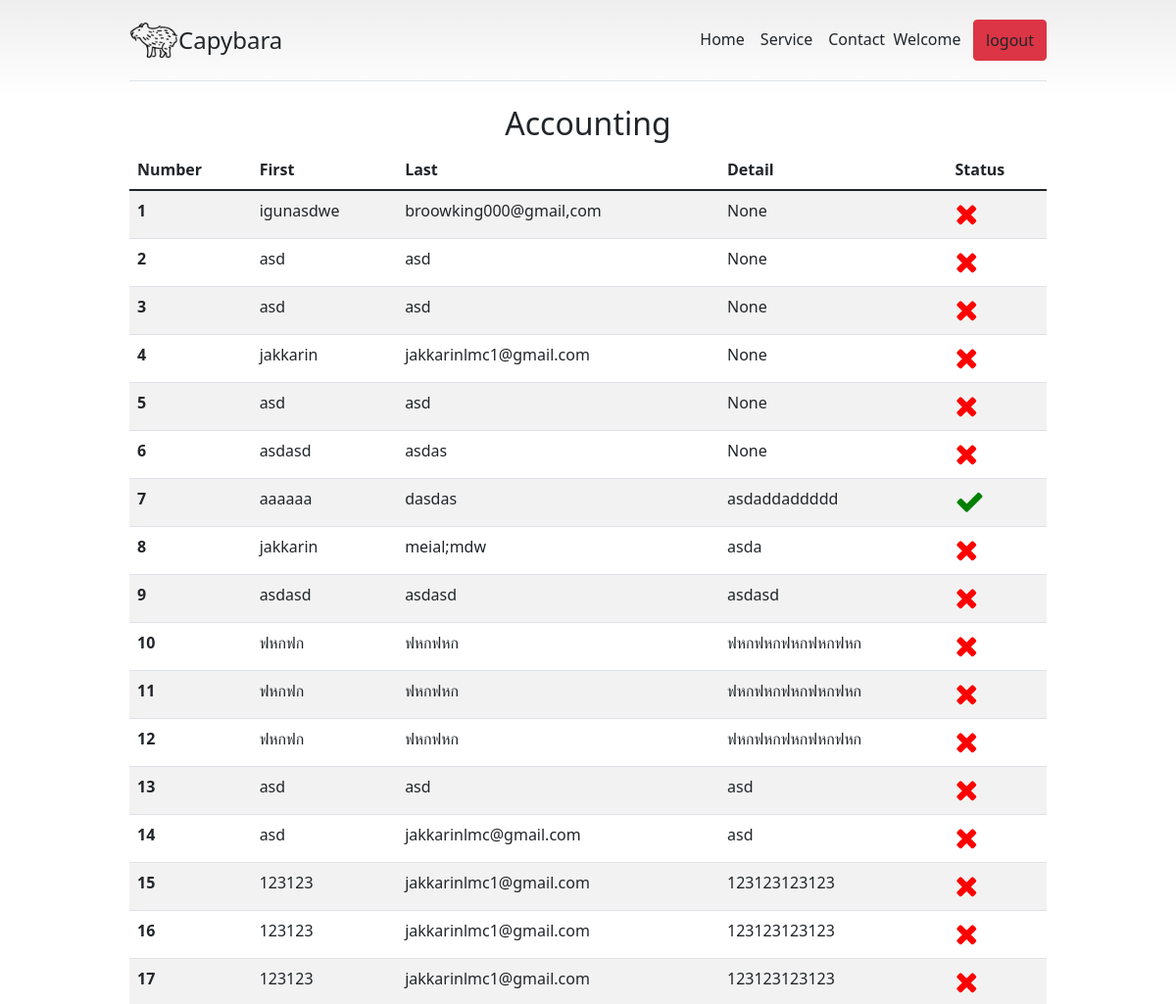
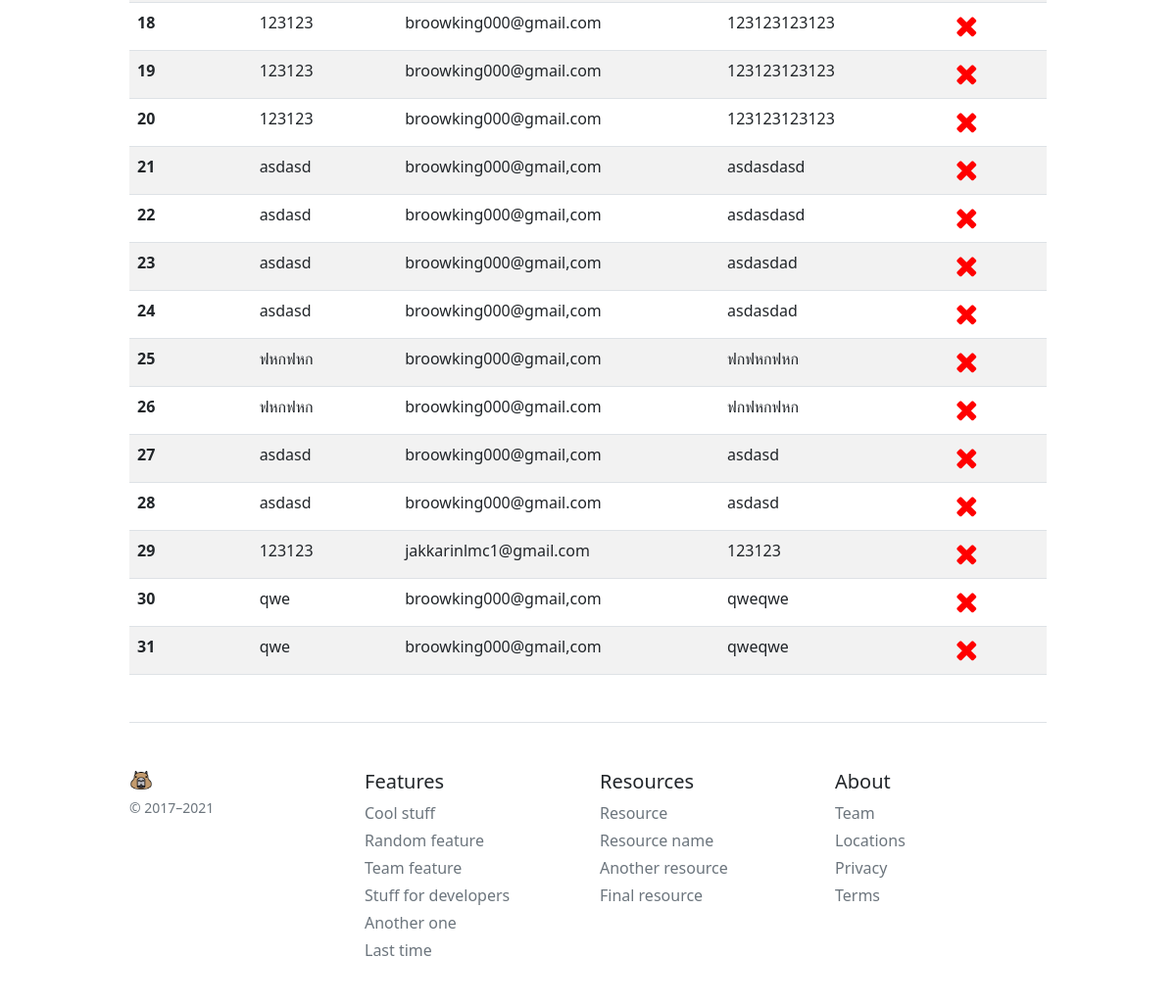
The app's page /account/ (signed in) with its own data (2 pictures, top to bottom).
### company/models.py (models this page shows, shortened)
class ContactUs(models.Model):
    title = models.CharField(max_length=200)
    email = models.CharField(max_length=200)
    description = models.TextField(null=True, blank=True)
    check_box = models.BooleanField(default=False)

### company/views.py (the view)
# urls.py: path('account/', Account, name = 'account'), #acc หน้าใช้ url webApp acc หลังใช้ใน base.html
def Account(request):
    accounting = ContactUs.objects.all()
    Acc_contact = {'accounting':accounting}
    return render(request, 'company/accounting.html',Acc_contact)

### company/template/company/Accounting.html (shortened to what this page needs)
{% extends 'company/base.html' %}
{% load static %}
{% block content %}
<table class="table table-striped">
    <thead>
      <tr>
        <th scope="col">Number</th>
        <th scope="col">First</th>
        <th scope="col">Last</th>
        <th scope="col">Detail</th>
        <th scope="col">Status</th>
      </tr>
    </thead>
    <tbody>
      <center><h2>Accounting</h2></center>
      {% for ac in accounting %}
      <tr>
        <th scope="row">{{forloop.counter}}</th>
        <td>{{ac.title}}</td>
        <td>{{ac.email}}</td>
        <td>{{ac.description}}</td>
        {% if ac.check_box == True %}
          <td><i class="fa fa-check" style="font-size: 30px;color:green;"></i></td>
        {% else %}
          <td><i class="fa fa-times" style="font-size:30px;color:red;"></i></td>
        {% endif %}
      </tr>
      {% endfor %}
    </tbody>
  </table>
{% endblock content %}

### static/css/pricing.css (style rules this page uses)
body { background-image: linear-gradient(180deg, #eee, #fff 100px, #fff); }

### records on screen
ContactUs: title "igunasdwe", email "broowking000@gmail,com", description "None", check_box False (drawn)
ContactUs: title "asd", email "asd", description "None", check_box False (drawn)
ContactUs: title "asd", email "asd", description "None", check_box False (drawn)
ContactUs: title "jakkarin", email "jakkarinlmc1@gmail.com", description "None", check_box False (drawn)
ContactUs: title "asd", email "asd", description "None", check_box False (drawn)
ContactUs: title "asdasd", email "asdas", description "None", check_box False (drawn)
ContactUs: title "aaaaaa", email "dasdas", description "asdaddaddddd", check_box True (drawn)
ContactUs: title "jakkarin", email "meial;mdw", description "asda", check_box False (drawn)
ContactUs: title "asdasd", email "asdasd", description "asdasd", check_box False (drawn)
ContactUs: title "ฟหกฟก", email "ฟหกฟหก", description "ฟหกฟหกฟหกฟหกฟหก", check_box False (drawn)
ContactUs: title "ฟหกฟก", email "ฟหกฟหก", description "ฟหกฟหกฟหกฟหกฟหก", check_box False (drawn)
ContactUs: title "ฟหกฟก", email "ฟหกฟหก", description "ฟหกฟหกฟหกฟหกฟหก", check_box False (drawn)
ContactUs: title "asd", email "asd", description "asd", check_box False (drawn)
ContactUs: title "asd", email "jakkarinlmc@gmail.com", description "asd", check_box False (drawn)
ContactUs: title "123123", email "jakkarinlmc1@gmail.com", description "123123123123", check_box False (drawn)
ContactUs: title "123123", email "jakkarinlmc1@gmail.com", description "123123123123", check_box False (drawn)
ContactUs: title "123123", email "jakkarinlmc1@gmail.com", description "123123123123", check_box False (drawn)
ContactUs: title "123123", email "broowking000@gmail.com", description "123123123123", check_box False (drawn)
ContactUs: title "123123", email "broowking000@gmail.com", description "123123123123", check_box False (drawn)
ContactUs: title "123123", email "broowking000@gmail.com", description "123123123123", check_box False (drawn)
ContactUs: title "asdasd", email "broowking000@gmail,com", description "asdasdasd", check_box False (drawn)
ContactUs: title "asdasd", email "broowking000@gmail,com", description "asdasdasd", check_box False (drawn)
ContactUs: title "asdasd", email "broowking000@gmail,com", description "asdasdad", check_box False (drawn)
ContactUs: title "asdasd", email "broowking000@gmail,com", description "asdasdad", check_box False (drawn)
ContactUs: title "ฟหกฟหก", email "broowking000@gmail,com", description "ฟกฟหกฟหก", check_box False (drawn)
ContactUs: title "ฟหกฟหก", email "broowking000@gmail.com", description "ฟกฟหกฟหก", check_box False (drawn)
ContactUs: title "asdasd", email "broowking000@gmail,com", description "asdasd", check_box False (drawn)
ContactUs: title "asdasd", email "broowking000@gmail.com", description "asdasd", check_box False (drawn)
ContactUs: title "123123", email "jakkarinlmc1@gmail.com", description "123123", check_box False (drawn)
ContactUs: title "qwe", email "broowking000@gmail,com", description "qweqwe", check_box False (drawn)
ContactUs: title "qwe", email "broowking000@gmail,com", description "qweqwe", check_box False (drawn)
